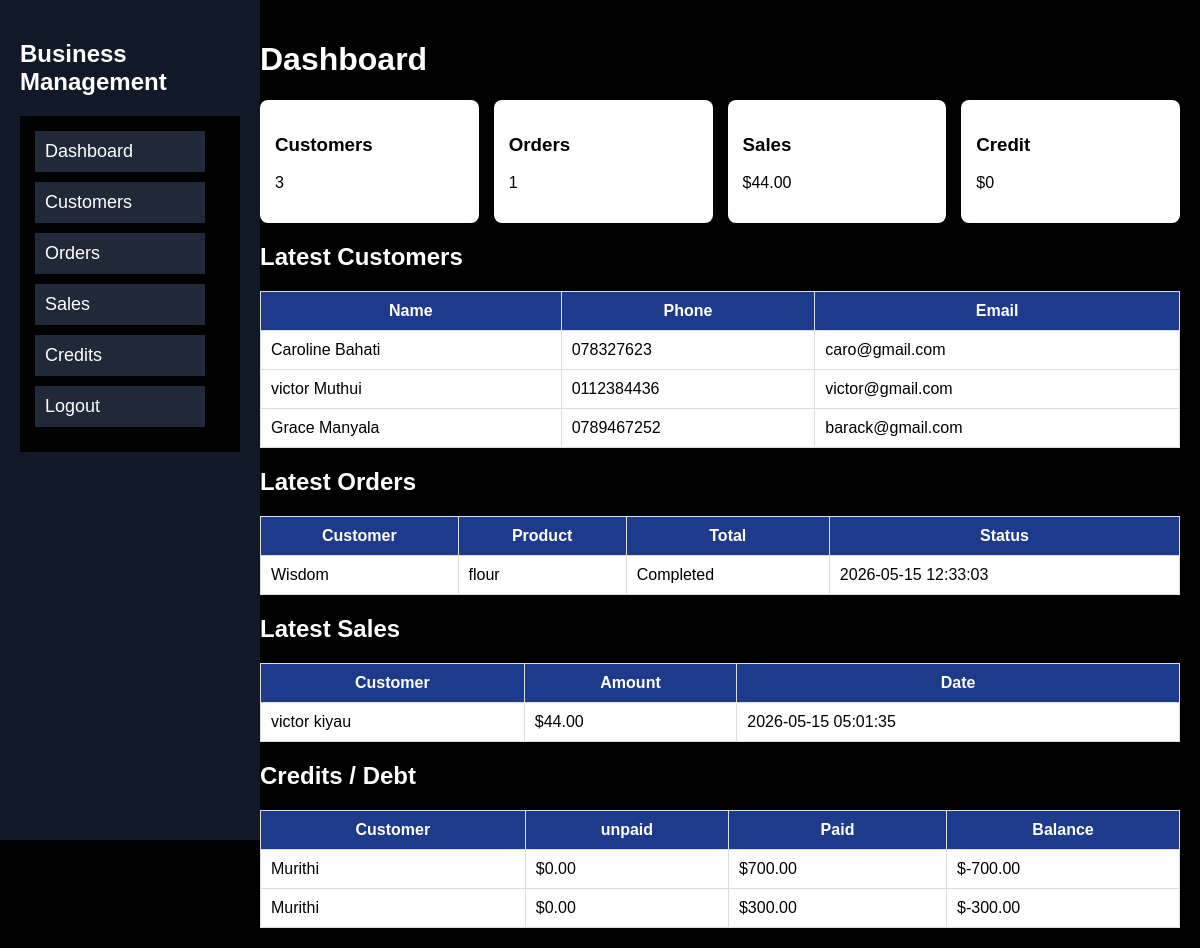
/dashboard.php (signed in), run on the app's committed database.
### tables this page shows
CREATE TABLE `customer` (
  `id` int(11) NOT NULL,
  `name` varchar(100) NOT NULL,
  `phone` varchar(20) DEFAULT NULL,
  `email` varchar(100) DEFAULT NULL,
  `created_at` timestamp NOT NULL DEFAULT current_timestamp()
);

CREATE TABLE `orders` (
  `id` int(11) NOT NULL,
  `customer` varchar(100) DEFAULT NULL,
  `product` varchar(100) DEFAULT NULL,
  `status` varchar(50) DEFAULT NULL,
  `order_date` timestamp NOT NULL DEFAULT current_timestamp()
);

CREATE TABLE `sale` (
  `id` int(11) NOT NULL,
  `customer` varchar(100) DEFAULT NULL,
  `product` varchar(100) DEFAULT NULL,
  `price` decimal(10,2) DEFAULT NULL,
  `quantity` int(11) DEFAULT NULL,
  `total` decimal(10,2) DEFAULT NULL,
  `sale_date` timestamp NOT NULL DEFAULT current_timestamp()
);

CREATE TABLE `credits` (
  `id` int(11) NOT NULL,
  `customer_name` varchar(100) DEFAULT NULL,
  `owed` decimal(10,2) DEFAULT NULL,
  `paid` decimal(10,2) DEFAULT NULL,
  `status` varchar(50) DEFAULT NULL
);

### dashboard.php (the view, shortened to what this page needs)
<?php
require "config.php";
$cust = $conn->query("SELECT COUNT(*) as total FROM customer")->fetch();
$totalCustomer = $cust['total'];
$ord = $conn->query("SELECT COUNT(*) as total FROM orders")->fetch();
$totalOrders = $ord['total'];
$sale = $conn->query("SELECT SUM(total) as total FROM sale")->fetch();
$totalSale = $sale['total'] ?? 0;
$credit = $conn->query("
    SELECT SUM(owed - paid) AS total
    FROM credits
")->fetch();
$totalCredit = $credit['total'] ?? 0;
$customer = $conn->query("SELECT * FROM customer ORDER BY id DESC LIMIT 5")->fetchAll();
$orders = $conn->query("SELECT * FROM orders ORDER BY id DESC LIMIT 5")->fetchAll();
$saleData = $conn->query("SELECT * FROM sale  ORDER BY id DESC LIMIT 5")->fetchAll();
$credits = $conn->query("SELECT * FROM credits ORDER BY id DESC LIMIT 5")->fetchAll();
?>
<!DOCTYPE html>
<html>
<head>
</head>
<body>
<div class="sidebar">
    <h2>Business Management</h2>
    <nav>
    <a href="dashboard.php">Dashboard</a>
    <a href="customer.php">Customers</a>
    <a href="order.php">Orders</a>
    <a href="sale.php">Sales</a>
    <a href="credits.php">Credits</a>
    <a href="logout.php">Logout</a>
    </nav>
</div>
<div class="main">
<h1>Dashboard</h1>
<div class="cards">
    <div class="card">
        <h3>Customers</h3>
        <p><?= $totalCustomer ?></p>
    </div>
    <div class="card">
        <h3>Orders</h3>
        <p><?= $totalOrders ?></p>
    </div>
    <div class="card">
        <h3>Sales</h3>
        <p>$<?= $totalSale ?></p>
    </div>
    <div class="card">
        <h3>Credit</h3>
        <p>$<?= $totalCredit ?></p>
    </div>
</div>
<h2>Latest Customers</h2>
<table>
<tr>
    <th>Name</th>
    <th>Phone</th>
    <th>Email</th>
</tr>
<?php foreach($customer as $c): ?>
<tr>
    <td><?= htmlspecialchars($c['name']) ?></td>
    <td><?= htmlspecialchars($c['phone']) ?></td>
    <td><?= htmlspecialchars($c['email']) ?></td>
</tr>
<?php endforeach; ?>
</table>
<h2>Latest Orders</h2>
<table>
<tr>
    <th>Customer</th>
    <th>Product</th>
    <th>Total</th>
    <th>Status</th>
</tr>
<?php foreach($orders as $o): ?>
<tr>
    <td><?= $o['customer'] ?></td>
    <td><?= $o['product'] ?></td>
    <td><?= $o['status'] ?></td>
    <td><?= $o['order_date'] ?></td>
</tr>
<?php endforeach; ?>
</table>
<h2>Latest Sales</h2>
<table>
<tr>
    <th>Customer</th>
    <th>Amount</th>
    <th>Date</th>
</tr>
<?php foreach($saleData as $s): ?>
<tr>
    <td><?= $s['customer'] ?></td>
    <td>$<?= $s['total'] ?></td>
    <td><?= $s['sale_date'] ?></td>
</tr>
<?php endforeach; ?>
</table>
<h2>Credits / Debt</h2>
<table>
<tr>
    <th>Customer</th>
    <th>unpaid</th>
    <th>Paid</th>
    <th>Balance</th>
</tr>
<?php foreach($credits as $cr): ?>
<tr>
    <td><?= htmlspecialchars($cr['customer_name']) ?></td>
    <td>$<?= number_format($cr['owed'], 2) ?></td>
    <td>$<?= number_format($cr['paid'], 2) ?></td>
    <td>
        $<?= number_format($cr['owed'] - $cr['paid'], 2) ?>
    </td>
</tr>
<?php endforeach; ?>
</table>
</div>
</body>
</html>

### dashboard.php (style rules this page uses)
body { font-family: Arial; background: black; margin: 0; padding: 0; }
nav { background: black; padding: 15px; }
nav a { color: white; text-decoration: none; margin-right: 20px; font-size: 18px; }
.sidebar { width: 220px; height: 100vh; position: fixed; background: #111827; color: white; padding: 20px; }
h1, h2 { color: white; }
.sidebar a { display: block; color: white; padding: 10px; text-decoration: none; background: #1f2937; margin-bottom: 10px; }
.main { margin-left: 240px; padding: 20px; }
.cards { display: grid; grid-template-columns: repeat(4, 1fr); gap: 15px; }
.card { background: white; padding: 15px; border-radius: 8px; }
table { width: 100%; background: white; margin-top: 20px; border-collapse: collapse; }
th, td { padding: 10px; border: 1px solid #ddd; }
th { background: #1e3a8a; color: white; }

### data on the page
customer: name "Caroline Bahati", phone "078327623", email "caro@gmail.com"
customer: name "victor Muthui", phone "0112384436", email "victor@gmail.com"
customer: name "Grace Manyala", phone "0789467252", email "barack@gmail.com"
orders: customer "Wisdom", product "flour", status "Completed", order_date "2026-05-15 12:33:03"
sale: customer "victor kiyau", total "44.00", sale_date "2026-05-15 05:01:35"
credits: customer_name "Murithi", owed "0.00", paid "700.00", $cr['owed'] - $cr['paid'] "-700.00"
credits: customer_name "Murithi", owed "0.00", paid "300.00", $cr['owed'] - $cr['paid'] "-300.00"

### other printed values
$totalCustomer "3"
$totalOrders "1"
$totalSale "44.00"
$totalCredit "0"
